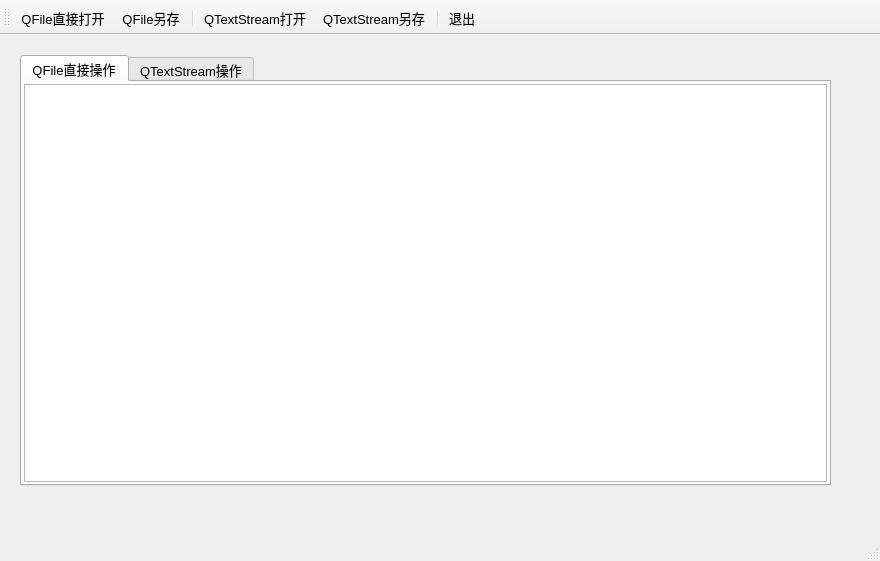
<?xml version="1.0" encoding="UTF-8"?>
<ui version="4.0">
 <class>MainWindow</class>
 <widget class="QMainWindow" name="MainWindow">
  <property name="geometry">
   <rect>
    <x>0</x>
    <y>0</y>
    <width>880</width>
    <height>561</height>
   </rect>
  </property>
  <property name="font">
   <font>
    <pointsize>10</pointsize>
   </font>
  </property>
  <property name="windowTitle">
   <string>文本文件读写</string>
  </property>
  <widget class="QWidget" name="centralWidget">
   <widget class="QTabWidget" name="tabWidget">
    <property name="geometry">
     <rect>
      <x>20</x>
      <y>20</y>
      <width>811</width>
      <height>431</height>
     </rect>
    </property>
    <property name="currentIndex">
     <number>0</number>
    </property>
    <property name="documentMode">
     <bool>false</bool>
    </property>
    <widget class="QWidget" name="tab">
     <attribute name="title">
      <string>QFile直接操作</string>
     </attribute>
     <layout class="QVBoxLayout" name="verticalLayout">
      <property name="spacing">
       <number>2</number>
      </property>
      <property name="leftMargin">
       <number>2</number>
      </property>
      <property name="topMargin">
       <number>2</number>
      </property>
      <property name="rightMargin">
       <number>2</number>
      </property>
      <property name="bottomMargin">
       <number>2</number>
      </property>
      <item>
       <widget class="QPlainTextEdit" name="textEditDevice">
        <property name="font">
         <font>
          <pointsize>12</pointsize>
         </font>
        </property>
       </widget>
      </item>
     </layout>
    </widget>
    <widget class="QWidget" name="tab_2">
     <attribute name="title">
      <string>QTextStream操作</string>
     </attribute>
     <layout class="QVBoxLayout" name="verticalLayout_2">
      <property name="spacing">
       <number>2</number>
      </property>
      <property name="leftMargin">
       <number>2</number>
      </property>
      <property name="topMargin">
       <number>2</number>
      </property>
      <property name="rightMargin">
       <number>2</number>
      </property>
      <property name="bottomMargin">
       <number>2</number>
      </property>
      <item>
       <widget class="QPlainTextEdit" name="textEditStream">
        <property name="palette">
         <palette>
          <active>
           <colorrole role="WindowText">
            <brush brushstyle="SolidPattern">
             <color alpha="255">
              <red>0</red>
              <green>0</green>
              <blue>0</blue>
             </color>
            </brush>
           </colorrole>
           <colorrole role="Text">
            <brush brushstyle="SolidPattern">
             <color alpha="255">
              <red>0</red>
              <green>0</green>
              <blue>255</blue>
             </color>
            </brush>
           </colorrole>
          </active>
          <inactive>
           <colorrole role="WindowText">
            <brush brushstyle="SolidPattern">
             <color alpha="255">
              <red>0</red>
              <green>0</green>
              <blue>0</blue>
             </color>
            </brush>
           </colorrole>
           <colorrole role="Text">
            <brush brushstyle="SolidPattern">
             <color alpha="255">
              <red>0</red>
              <green>0</green>
              <blue>255</blue>
             </color>
            </brush>
           </colorrole>
          </inactive>
          <disabled>
           <colorrole role="WindowText">
            <brush brushstyle="SolidPattern">
             <color alpha="255">
              <red>120</red>
              <green>120</green>
              <blue>120</blue>
             </color>
            </brush>
           </colorrole>
           <colorrole role="Text">
            <brush brushstyle="SolidPattern">
             <color alpha="255">
              <red>120</red>
              <green>120</green>
              <blue>120</blue>
             </color>
            </brush>
           </colorrole>
          </disabled>
         </palette>
        </property>
        <property name="font">
         <font>
          <pointsize>12</pointsize>
          <weight>50</weight>
          <bold>false</bold>
         </font>
        </property>
       </widget>
      </item>
     </layout>
    </widget>
   </widget>
  </widget>
  <widget class="QMenuBar" name="menuBar">
   <property name="geometry">
    <rect>
     <x>0</x>
     <y>0</y>
     <width>880</width>
     <height>23</height>
    </rect>
   </property>
  </widget>
  <widget class="QToolBar" name="mainToolBar">
   <property name="toolButtonStyle">
    <enum>Qt::ToolButtonTextUnderIcon</enum>
   </property>
   <attribute name="toolBarArea">
    <enum>TopToolBarArea</enum>
   </attribute>
   <attribute name="toolBarBreak">
    <bool>false</bool>
   </attribute>
   <addaction name="actOpen_IODevice"/>
   <addaction name="actSave_IODevice"/>
   <addaction name="separator"/>
   <addaction name="actOpen_TextStream"/>
   <addaction name="actSave_TextStream"/>
   <addaction name="separator"/>
   <addaction name="actQuit"/>
  </widget>
  <widget class="QStatusBar" name="statusBar"/>
  <action name="actOpen_IODevice">
   <property name="icon">
    <iconset resource="res.qrc">
     <normaloff>:/images/images/804.bmp</normaloff>:/images/images/804.bmp</iconset>
   </property>
   <property name="text">
    <string>QFile直接打开</string>
   </property>
   <property name="toolTip">
    <string>用QFile直接打开文本文件</string>
   </property>
  </action>
  <action name="actOpen_TextStream">
   <property name="icon">
    <iconset resource="res.qrc">
     <normaloff>:/images/images/122.bmp</normaloff>:/images/images/122.bmp</iconset>
   </property>
   <property name="text">
    <string>QTextStream打开</string>
   </property>
   <property name="toolTip">
    <string>用QtextStream打开文本文件</string>
   </property>
  </action>
  <action name="actQuit">
   <property name="icon">
    <iconset resource="res.qrc">
     <normaloff>:/images/images/132.bmp</normaloff>:/images/images/132.bmp</iconset>
   </property>
   <property name="text">
    <string>退出</string>
   </property>
   <property name="toolTip">
    <string>退出</string>
   </property>
  </action>
  <action name="actSave_IODevice">
   <property name="icon">
    <iconset resource="res.qrc">
     <normaloff>:/images/images/104.bmp</normaloff>:/images/images/104.bmp</iconset>
   </property>
   <property name="text">
    <string>QFile另存</string>
   </property>
   <property name="toolTip">
    <string>用QFile直接另存文件</string>
   </property>
  </action>
  <action name="actSave_TextStream">
   <property name="icon">
    <iconset resource="res.qrc">
     <normaloff>:/images/images/066.GIF</normaloff>:/images/images/066.GIF</iconset>
   </property>
   <property name="text">
    <string>QTextStream另存</string>
   </property>
   <property name="toolTip">
    <string>用QTextStream另存文件</string>
   </property>
  </action>
 </widget>
 <layoutdefault spacing="6" margin="11"/>
 <resources>
  <include location="res.qrc"/>
 </resources>
 <connections>
  <connection>
   <sender>actQuit</sender>
   <signal>triggered()</signal>
   <receiver>MainWindow</receiver>
   <slot>close()</slot>
   <hints>
    <hint type="sourcelabel">
     <x>-1</x>
     <y>-1</y>
    </hint>
    <hint type="destinationlabel">
     <x>364</x>
     <y>265</y>
    </hint>
   </hints>
  </connection>
 </connections>
</ui>
